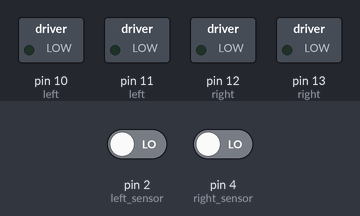
A sketch run on a simulated Arduino Uno, built with avr-gcc and run on an emulated ATmega328P. Shown: switched loads named in the sketch (green lamp = pin HIGH). Inputs (shaded band) come from the test bench; at power-on: pin 2 (left_sensor) LOW, pin 4 (right_sensor) LOW.

Above: at 1.2 s.
1.3 s: pin 2 (left_sensor) driven HIGH
At 2.5 s:
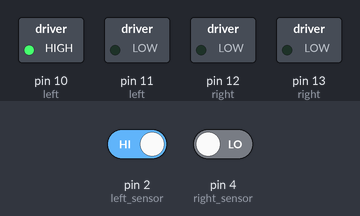
2.8 s: pin 4 (right_sensor) driven HIGH
At 3.8 s:
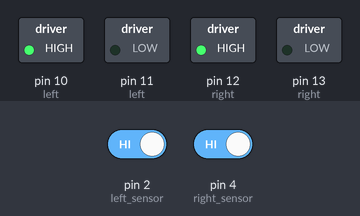
4.3 s: pin 2 (left_sensor) driven LOW
At 5.0 s:
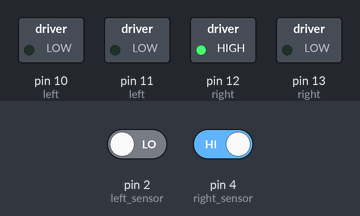
Timing chart, 0 to 7.3 s (numbered marks = the images above; inputs shaded):
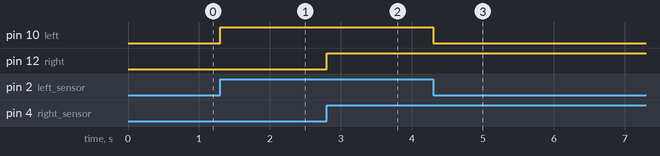

The sketch:

Arduino_LFR_Robot_Code.ino
```cpp
int left;
int right;

void setup()
{
  pinMode(10,OUTPUT);//left
  pinMode(11,OUTPUT);//left
  pinMode(12,OUTPUT);//right
  pinMode(13,OUTPUT);//right
  pinMode(2,INPUT);//left sensor
  pinMode(4,INPUT);//right sensor
}

void loop()
{
  left=digitalRead(2);
  right=digitalRead(4);
  if(left==1 && right==1)
  {
    digitalWrite(10,HIGH);
    digitalWrite(11,LOW);

    digitalWrite(12,HIGH);
    digitalWrite(13,LOW);
  }
  if(left==1 && right==0)
  {
    digitalWrite(10,HIGH);
    digitalWrite(11,LOW);

    digitalWrite(12,LOW);
    digitalWrite(13,LOW);
  }
  if(left==0 && right==1)
  {
    digitalWrite(10,LOW);
    digitalWrite(11,LOW);

    digitalWrite(12,HIGH);
    digitalWrite(13,LOW);
  }
}
```

Measured:
- after the input at 1.3 s, pin 10 (left): LOW → HIGH at once
- after the input at 2.8 s, pin 12 (right): LOW → HIGH at once
- after the input at 4.3 s, pin 10 (left): HIGH → LOW at once
